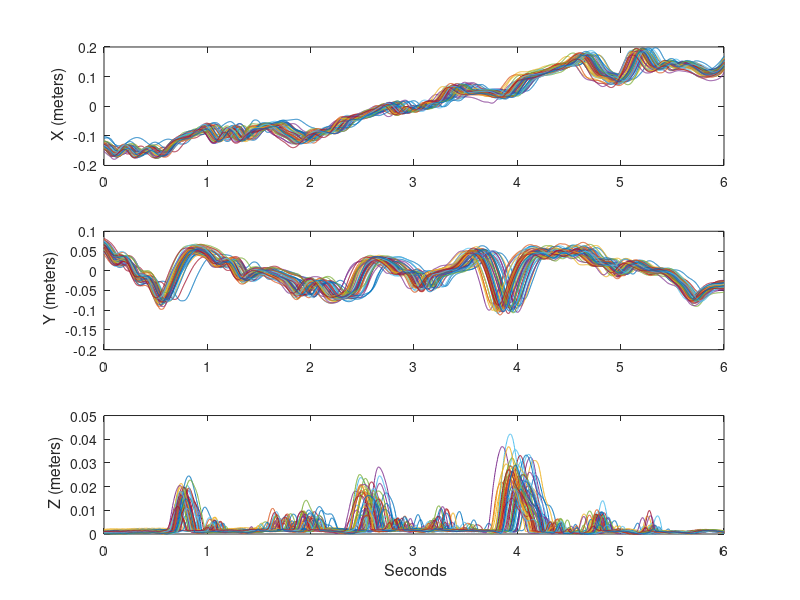

Here is the MATLAB script that generated this plot: (Note: this script raises an error after producing the figure.)

addpath ('c:\matlab7\fdaM')
addpath ('c:\matlab7\fdaM\examples\handwrit')

%  Last modified 15 December 2004

%  ------------------------------------------------------------
%            Analyses of 50 productions of the 
%           Chinese characters for "Statistics"
%  ------------------------------------------------------------

%  The data are in file Chinastat.txt in the form of 
%  of lines containing three values, corresponding to X, Y and Z
%  coordinates.  There is a line for each of 2401 time values 
%  equally spaced between 0 and 6 seconds, and these are nested within
%  50 replications, for a total of 120050 lines.   
%  The coordinate values are in metres, and X is the horizontal 
%  direction on the writing surface, Y the vertical direction on 
%  the surface, and Z is perpendicular to the writing surface.

%   load previous analysis results

load chinastat

%  Input the data

load chinastat.txt

XYZ = reshape(chinastat, [2401,50,3])./1000;

%  set up the time values

n   = 2401;
sec = linspace(0,6,n)';
records = 1:50;

%  set up functions to be smoothed

X = XYZ(:,:,1);
Y = XYZ(:,:,2);
Z = XYZ(:,:,3);

%  plot each of the coordinate directions

subplot(3,1,1)
plot(sec, X, '-')
ylabel('\fontsize{16} X (meters)')
subplot(3,1,2)
plot(sec, Y, '-')
ylabel('\fontsize{16} Y (meters)')
subplot(3,1,3)
plot(sec, Z, '-')
xlabel('\fontsize{16} Seconds')
ylabel('\fontsize{16} Z (meters)')

%  set up basis for smoothing
%  knots at every 10 seconds ensures enough resolution
%  given what is known about muscle dynamics

nbasis     = 606;
norder     =   7;  %  order 7 for a smooth 3rd deriv.
chinabasis = create_bspline_basis([0,6],nbasis,norder);
lambda     = 1e-14;   %  gives std err of 0.5 mm
XYZsmthfdPar = fdPar(chinabasis, 5, lambda);

%  smooth all three coordinates

[XYZfd, df, gcv] = smooth_basis(sec, XYZ, XYZsmthfdPar);

%  display standard error

XYZhat = eval_fd(sec, XYZfd);
XYZres = XYZ - XYZhat;
XYZvar = sum(sum(sum(XYZres.^2)))./(150*(n - df));
XYZstderr = sqrt(XYZvar)

%     0.00045  Signal-to-noise ratio of about 400 to 1

%  display third X-derivatives

D3XYZ = eval_fd(sec, XYZfd, 3);

subplot(3,1,1)
plot(sec, D3XYZ(:,:,1), '-')
ylabel('\fontsize{16} D^3 X')
axis([0,6,-500,500])
subplot(3,1,2)
plot(sec, D3XYZ(:,:,2), '-')
ylabel('\fontsize{16} D^3 Y')
axis([0,6,-500,500])
subplot(3,1,3)
plot(sec, D3XYZ(:,:,3), '-')
ylabel('\fontsize{16} D^3 Z')
axis([0,6,-500,500])

%  Compute tangential accelerations

D2X  = eval_fd(sec, XYZfd(:,1), 2);
D2Y  = eval_fd(sec, XYZfd(:,2), 2);
D2XY = sqrt(D2X.^2 + D2Y.^2);

%  plot tangential accelerations

subplot(1,1,1)
plot(sec, D2XY, '-')
axis([0,6,0,30])
xlabel('\fontsize{19} Seconds')
ylabel('\fontsize{19} Tangential Acceleration')

%  set up array of first derivative values

DXYZ = eval_fd(sec, XYZfd, 1);

%  plot first derivatives

subplot(3,1,1)
plot(sec, DXYZ(:,:,1), '-')
ylabel('\fontsize{16} D X')
axis([0,6,-1,1])
subplot(3,1,2)
plot(sec, DXYZ(:,:,2), '-')
ylabel('\fontsize{16} D Y')
axis([0,6,-1,1])
subplot(3,1,3)
plot(sec, DXYZ(:,:,3), '-')
ylabel('\fontsize{16} D Z')
axis([0,6,-1,1])

%  set up functional data object for first derivatives

nDbasis     = 605;
norder      =   6;
chinaDbasis = create_bspline_basis([0,6],nDbasis,norder);
lambda      = 1e-14;   %  gives std err of 0.5 mm
DXYZsmthfdPar = fdPar(chinaDbasis, 4, lambda);

%  smooth the derivatives

DXYZfd = smooth_basis(sec, DXYZ, DXYZsmthfdPar);

DXYZsmo = eval_fd(sec, DXYZfd);

DXYZmean = squeeze(mean(DXYZsmo, 2));

%  ------------------------------------------------------
%                   Registration phases
%  Registration takes place in two phases:
%  In the first, landmark registration is used.  The
%  landmarks are the peaks in the Z-coordinate during
%  the three major strokes that separate the characters,
%  during which the pen is raised.
%  The second phase consists of continuously registering
%  the landmark-registered curves.  This goes faster and
%  is more stable because the bulk of the registration
%  is already done with the faster landmark registration
%  process.
%  First derivatives and coordinates are registered 
%  separately.  This is because the first derivatives
%  are the base variables for estimating the differential
%  equations that model the pen velocities along X, Y and
%  Z coordinates.  Coordinate values are mainly used only
%  for displaying results.
%  ------------------------------------------------------


%  plot mean Z function and locate times of the
%  three major crossings, corresponding to raised strokes
%  separating characters

plot(sec, DXYZmean(:,3), '-', [0,6], [0,0], 'r:')
ginput(3)

%  Register first derivatives using landmark registration
%  The landmarks are the three peaks in Z separating
%  the characters.


Zpeaktimes = [0.795,2.537,4.016];

%  locate peak times for each record

Zcross = zeros(50,3,2);
subplot(1,1,1)
for i=records
    lhdl = plot(sec, DXYZ(:,i,3), '-');
    set(lhdl, 'LineWidth', 2)
    hold on
    lhdl = plot(sec, DXYZmean(:,3), '--', ...
                [0,6], [0,0], 'r:', ...
                [0.795,0.795], [-0.25,0.25], 'r--', ...
                [2.537,2.537], [-0.25,0.25], 'r--', ...
                [4.016,4.016], [-0.25,0.25], 'r--');
    set(lhdl, 'LineWidth', 1)
    axis([0,6,-.25,.25])
    title(['Record ',num2str(i)])
    hold off
    Zcross(i,:,:) = ginput(3);
end

Zcross = Zcross(:,:,1);  %  ignore y coordinates

plot(Zcross(:,1), Zcross(:,2), 'o')
plot(Zcross(:,1), Zcross(:,3), 'o')
plot(Zcross(:,2), Zcross(:,3), 'o')

mean(Zcross)
%    0.7772    2.5642    3.9946

sqrt(var(Zcross))
%    0.0452    0.0772    0.0808

%  set up basis for landmark registraton

nwbasis = 7;
nworder = 4;
wbreaks = [0, Zpeaktimes, 6];
wbasis  = create_bspline_basis([0,6], nwbasis, nworder, wbreaks);
WfdPar  = fdPar(wbasis);

%  register the first derivatives 

[DXYZregfd, warpfd, Wfd] = ...
    landmarkreg(DXYZfd, Zcross, Zpeaktimes, WfdPar, 1);

%  plot the registered and unregistered first derivatives

DXYZreg = eval_fd(sec, DXYZregfd);

for j=1:3
    subplot(2,1,1)
    plot(sec, squeeze(DXYZreg(:,:,j)), '-')
    subplot(2,1,2)
    plot(sec, squeeze(DXYZ(:,:,j)), '-')
    pause
end

%  register the coordinates 

[XYZregfd, warpfd, Wfd] = ...
    landmarkreg(XYZfd, Zcross, Zpeaktimes, WfdPar, 1);

%  plot the registered and unregistered coordinates

XYZreg = eval_fd(sec, XYZregfd);

for j=1:3
    subplot(2,1,1)
    plot(sec, squeeze(XYZreg(:,:,j)), '-')
    subplot(2,1,2)
    plot(sec, squeeze(XYZ(:,:,j)), '-')
    pause
end

%  compute the mean landmark-registered derivatives

DXYZmean = zeros(2401,1,3);
for j=1:3
    DXYZmean(:,1,j) = mean(squeeze(DXYZreg(:,:,j)),2);
end

DXYZmeanfd = smooth_basis(sec, DXYZmean, DXYZsmthfdPar);

%  now refine the registration using continuous registration

%  set up basis for continuous registration

wnbasis = 23;
wbasis  = create_bspline_basis([0,6],wnbasis);
Wfd0    = fd(zeros(wnbasis,50),wbasis);
Wfd0Par = fdPar(Wfd0);

%  set arrays and parameters for continuous registration

periodic = 0;
crit     = 2;
conv     = 1e-4;
iterlim  = 40;
dbglev   = 1;

%  carry out the continuous registration

[DXYZregfd, Wfd] = ...
      registerfd(DXYZmeanfd, DXYZregfd, Wfd0Par, ...
                   periodic, crit, conv, iterlim, dbglev);

%  plot the registered and unregistered curves

DXYZreg = eval_fd(sec, DXYZregfd);
for j=1:3
    subplot(2,1,1)
    plot(sec, squeeze(DXYZreg(:,:,j)), '-')
    subplot(2,1,2)
    plot(sec, squeeze(DXYZ(:,:,j)), '-')
    pause
end

%  carry out the continuous registration of the coordinates

XYZmeanfd = mean(XYZregfd);

coefw   = getcoef(Wfd);
Wfd0    = fd(coefw,wbasis);
Wfd0Par = fdPar(Wfd0);

iterlim = 1;
XYZregfd = registerfd(XYZmeanfd, XYZregfd, Wfd0Par, ...
                   periodic, crit, conv, iterlim, dbglev);

%  plot the registered and unregistered curves

XYZreg = eval_fd(sec, XYZregfd);
for j=1:3
    subplot(2,1,1)
    plot(sec, squeeze(XYZreg(:,:,j)), '-')
    subplot(2,1,2)
    plot(sec, squeeze(XYZ(:,:,j)), '-')
    pause
end

%  plot selected curves

XYZmean = eval_fd(sec, XYZmeanfd);
i = 22;
for j=1:3
    subplot(2,1,1)
    plot(sec, squeeze(XYZreg(:,i,j)), 'b-', ...
         sec, XYZmean(:,j), 'g--', ...
         [0,6], [0,0], 'r:')
    title(['Record ',num2str(i)])
    subplot(2,1,2)
    plot(sec, squeeze(DXYZreg(:,i,j)), 'b-', ...
         sec, DXYZmean(:,j), 'g--', ...
         [0,6], [0,0], 'r:')
    pause
end

%  compute registered tangential accelerations

D2XYZreg = eval_fd(sec, DXYZregfd, 1);
D2XYZregfd = smooth_basis(sec, D2XYZreg, chinabasis);
D2XYreg  = sqrt(D2XYZreg(:,:,1).^2 + ...
                D2XYZreg(:,:,2).^2);

D2XYZmeanfd = mean(D2XYZregfd);

D2XYZmean = eval_fd(sec, D2XYZmeanfd);

%  plot tangential accelerations

subplot(2,1,1)
plot(sec, D2XY, '-')
axis([0,6,0,25])
ylabel('\fontsize{12} Tan. Accel.')

subplot(2,1,2)
plot(sec, D2XYreg, '-')
axis([0,6,0,25])
xlabel('\fontsize{12} Seconds')
ylabel('\fontsize{12} Reg. Tan. Accel.')

subplot(1,1,1)
plot(sec, D2XYreg, '-')
axis([0,6,0,25])
xlabel('\fontsize{19} Seconds')
ylabel('\fontsize{19} Tangential Acceleration')

%  phase-plane plots

for i=records
    subplot(1,2,1)
    lhdl = plot(DXYZreg(:,i,1), D2XYZreg(:,i,1), '-', ...
         [0,0], [-20,20], 'r:', ...
         [-1,1], [0,0], 'r:');
    set(lhdl, 'LineWidth', 2)
    title(['Record ',num2str(i)])
    axis([-1,1,-20,20])
    subplot(1,2,2)
    lhdl = plot(DXYZreg(:,i,2), D2XYZreg(:,i,2), '-', ...
         [0,0], [-20,20], 'r:', ...
         [-1,1], [0,0], 'r:');
    set(lhdl, 'LineWidth', 2)
    axis([-1,1,-20,20])
    pause
end

%  plot second derivative

%  two panel plot

for i=records
    subplot(2,1,1)
    lhdl = plot(sec, D2XYZreg(:,i,1), '-', ...
                [0,6], [0,0], 'r:');
    set(lhdl, 'LineWidth', 2)
    hold on
    for j=1:24
        xvl = j*0.24;
        plot([xvl,xvl],[-20,20],'g--')
    end
    hold off
    title(['Record ',num2str(i)])
    axis([0,6,-20,20])
    subplot(2,1,2)
    lhdl = plot(sec, D2XYZreg(:,i,2), '-', ...
                [0,6], [0,0], 'r:');
    set(lhdl, 'LineWidth', 2)
    hold on
    for j=1:24
        xvl = j*0.24;
        plot([xvl,xvl],[-20,20],'g--')
    end
    hold off
    axis([0,6,-20,20])
    pause
end

% single panel plot

for i=records
    subplot(1,1,1)
    lhdl = plot(sec, D2XYZreg(:,i,1), 'b-', ...
                sec, D2XYZreg(:,i,2), 'g-', ...
                [0,6], [0,0], 'r:');
    set(lhdl, 'LineWidth', 2)
    hold on
    for j=1:24
        xvl = j*0.24;
        plot([xvl,xvl],[-20,20],'r--')
    end
    for j=1:3
        lhdl = plot([landmarktimes(j),landmarktimes(j)], ...
                    [-20,20], 'm-');
        set(lhdl, 'LineWidth', 2)
    end
    hold off
    title(['Record ',num2str(i)])
    axis([0,6,-20,20])
    pause
end

%  plot third derivatives

D3XYZreg   = eval_fd(sec, DXYZregfd, 2);
D3XYZregfd = smooth_basis(sec, D3XYZreg, chinabasis);

D3XYZmeanreg = squeeze(mean(D3XYZreg, 2));

for i=records
    subplot(2,1,1)
    lhdl = plot(sec, D3XYZreg(:,i,1), '-', ...
                [0,6], [0,0], 'r:');
    set(lhdl, 'LineWidth', 2)
    title(['Record ',num2str(i)])
    axis([0,6,-500,500])
    subplot(2,1,2)
    lhdl = plot(sec, D3XYZreg(:,i,2), '-', ...
                [0,6], [0,0], 'r:');
    set(lhdl, 'LineWidth', 2)
    axis([0,6,-500,500])
    pause
end

%  plot characters

subplot(1,1,1)
for i=records
    landmarks = zeros(3,2);
    for j=1:3
        landmarks(j,1) = eval_fd(landmarktimes(j), Xfd(i));
        landmarks(j,2) = eval_fd(landmarktimes(j), Yfd(i));
    end
    lhdl = plot(X(:,i), Y(:,i), '-');
    hold on
    for j=1:3
        plot(landmarks(j,1),landmarks(j,2),'o')
    end
    hold off
    pause
end

%  plot mean character

%  plot XY coordinates below a threshold

thresh = 0.0023;
inddn  = find(XYZmean(:,3) <= thresh);
indup  = find(XYZmean(:,3) >  thresh);
indtm  = 1:50:2401;

figure(1)
subplot(1,1,1)
for igap=50
    indtm  = 1:igap:2401;
    plot(XYZmean(inddn,1), XYZmean(inddn,2), 'b.')
    title(['\fontsize{19} Circles every ',num2str(1000*igap/400), ...
           ' milliseconds'])
    hold on
    lhdl = plot(XYZmean(:,1), XYZmean(:,2), 'r:');
    set(lhdl, 'LineWidth', 1)
    plot(XYZmean(indtm,1), XYZmean(indtm,2), 'ro')
    hold off
    pause
end

%  plot Z coordinate

figure(2)
subplot(1,1,1)
lhdl   = plot(sec(inddn), XYZmean(inddn,3), 'b.', ...
              sec(indup), XYZmean(indup,3), 'go', ...
              [0,6], [thresh, thresh], 'g--');
set(lhdl, 'LineWidth', 1)

%   ---------------------------------------------------------
%                   Principal Differential Analysis
%   ---------------------------------------------------------

%  set up a basis for constant coefficients

conbasis = create_constant_basis([0,6]);
zerofd   = fd(0, conbasis);
onesfd   = fd(ones(1,50),conbasis);

%  set up cell array for output functions

xfdcell{1,1} = XYZfd(:,1);
xfdcell{2,1} = XYZfd(:,2);

%  set up 2 by 2 by 3 cell array for derivative weight functions

lambda = 0;

bwtcell{1,1,1} = fdPar(zerofd,     0, lambda, 0);  
% unestimated zero constant
bwtcell{1,1,2} = fdPar(chinabasis, 2, lambda, 1);  
% estimated coefficient
bwtcell{1,1,3} = fdPar(chinabasis, 2, lambda, 1);  
% estimated coefficient

bwtcell{1,2,1} = fdPar(zerofd,     0, lambda, 0);  
% unestimated zero constant
bwtcell{1,2,2} = fdPar(zerofd,     0, lambda, 0);  
% unestimated zero constant
bwtcell{1,2,3} = fdPar(zerofd,     0, lambda, 0);  
% unestimated zero constant

bwtcell{2,1,1} = fdPar(zerofd,     0, lambda, 0);  
% unestimated zero constant
bwtcell{2,1,2} = fdPar(zerofd,     0, lambda, 0);  
% unestimated zero constant
bwtcell{2,1,3} = fdPar(zerofd,     0, lambda, 0);  
% unestimated zero constant

bwtcell{2,2,1} = fdPar(zerofd,     0, lambda, 0);  
% unestimated zero constant
bwtcell{2,2,2} = fdPar(chinabasis, 2, lambda, 1);  
% estimated coefficient
bwtcell{2,2,3} = fdPar(chinabasis, 2, lambda, 1);  
% estimated coefficient

%  set up cell array for constant forcing functions

ufdcell{1,1} = onesfd;
ufdcell{2,1} = onesfd;

%  set up cell array for forcing function weight functions

awtcell{1,1} = fdPar(fd(0,conbasis), 0, 0, 1);
awtcell{2,1} = fdPar(fd(0,conbasis), 0, 0, 0);

%  carry out the PDA

[bfdcell, resfdcell, afdcell] = ...
    pdacell(xfdcell, bwtcell, awtcell, ufdcell, 3, n);

subplot(2,1,1)
plot(afdcell{1,1})
subplot(2,1,2)
plot(afdcell{2,1})

subplot(2,1,1)
plot(getfd(bfdcell{1,1,2}))
subplot(2,1,2)
plot(getfd(bfdcell{1,1,3}))

subplot(2,1,1)
plot(getfd(bfdcell{2,2,2}))
subplot(2,1,2)
plot(getfd(bfdcell{2,2,3}))

subplot(2,1,1)
plot(resfdcell{1})
subplot(2,1,2)
plot(resfdcell{2})

%  ------------
%  X-coordinate
%  ------------

%  set up cell array for output functions

clear xfdcell
xfdcell{1} = XYZfd(:,1);

%  set up 2 by 2 by 3 cell array for derivative weight functions

lambda = 1e-8;

clear bwtcell
bwtcell{1,1} = fdPar(zerofd,     0, lambda, 0);  % unestimated zero constant
bwtcell{1,2} = fdPar(chinabasis, 2, lambda, 1);  % estimated coefficient
bwtcell{1,3} = fdPar(chinabasis, 2, lambda, 1);  % estimated coefficient

%  set up cell array for X forcing function

slopebasis = create_monomial_basis([0,6],2);
slopefd    = smooth_basis(sec, (sec-3)*ones(1,50), slopebasis);
clear ufdcell
ufdcell{1} = slopefd;

%  set up cell array for forcing function weight functions

clear awtcell
awtcell{1} = fdPar(fd(0,conbasis), 0, 0, 1);

%  carry out the PDA

[bfdcell, afdcell, resfdcell] = ...
    pdacell(xfdcell, bwtcell, awtcell, ufdcell, 3, n);

getcoef(getfd(afdcell{1}))

subplot(2,1,1)
bvec1 = eval_fd(sec,getfd(bfdcell{1,2})); 
plot(sec, bvec1, '-')
subplot(2,1,2)
bvec2 = eval_fd(sec,getfd(bfdcell{1,3})); 
plot(sec, bvec2, '-')

subplot(1,1,1)
resmat = eval_fd(sec, resfdcell{1});
plot(sec, resmat, '-', sec, D3XYZmeanreg(:,1), '--')

subplot(1,1,1)
resmat = eval_fd(sec, resfdcell{1});
plot(sec, mean(resmat, 2), '-', sec, D3XYZmeanreg(:,1), '--')

%  solve equation for functions spanning the null space of
%  the homogeneous operator

odeoptions = [];
ystart = eye(3);

dy = derivcell(0, ystart(:,1), bfdcell)

yp1 = zeros(n, 3);
yp1(:,1) = 1;

[tp2, yp2] = ode45(@derivcell, sec, ystart(:,2), odeoptions, bfdcell);
[tp3, yp3] = ode45(@derivcell, sec, ystart(:,3), odeoptions, bfdcell);

%  ------------
%  Y-coordinate
%  ------------

%  set up cell array for output functions

clear yfdcell
yfdcell{1} = XYZregfd(:,2);

%  set up 2 by 2 by 3 cell array for derivative weight functions

lambda = 1e-10;

clear bwtcell
bwtcell{1,1} = fdPar(zerofd,     0, lambda, 0);  
% unestimated zero constant
bwtcell{1,2} = fdPar(chinabasis, 2, lambda, 1);  
% estimated coefficient
bwtcell{1,3} = fdPar(chinabasis, 2, lambda, 1);  
% estimated coefficient

clear ufdcell
ufdcell = {};

%  set up cell array for forcing function weight functions

clear awtcell
awtcell = {};

%  carry out the PDA

[bfdcell, afdcell, resfdcell] = ...
    pdacell(yfdcell, bwtcell, awtcell, ufdcell, 3, n);

figure(1)
subplot(2,1,1)
bvec1 = eval_fd(sec,getfd(bfdcell{1,2})); 
plot(sec, bvec1, '-', ...
     [0,6], [0,0], 'r:')
axis([0,6,-100,1200])
ylabel('\fontsize{16} \beta_1')
subplot(2,1,2)
bvec2 = eval_fd(sec,getfd(bfdcell{1,3})); 
plot(sec, bvec2, '-', ...
     [0,6], [0,0], 'r:')
ylabel('\fontsize{16} \beta_2')
axis([0,6,-50,50])

figure(2)
subplot(1,1,1)
resmat = eval_fd(sec, resfdcell{1});
plot(sec, resmat, '-', sec, D3XYZmeanreg(:,1), '--')
axis([0,6,-500,500])

subplot(1,1,1)
resmat = eval_fd(sec, resfdcell{1});
plot(sec, mean(resmat, 2), '-', ...
     sec, D3XYZmeanreg(:,1), '--', ...
     [0,6], [0,0], 'r:')
axis([0,6,-500,500])

%  solve equation for functions spanning the null space of
%  the homogeneous operator

odeset(odeoptions, 'RelTol', 1e-7);
ystart = eye(3);

yp1 = zeros(n, 3);
yp1(:,1) = 1;

[tp2, yp2] = ode45(@derivcell, sec, ystart(:,2), odeoptions, bfdcell);
[tp3, yp3] = ode45(@derivcell, sec, ystart(:,3), odeoptions, bfdcell);

%  plot solutions

yarray = zeros(n,3,3);
yarray(:,:,1) = yp1;
yarray(:,:,2) = yp2;
yarray(:,:,3) = yp3;

figure(3)
for j=1:3
    subplot(3,1,1)
    plot(sec, yarray(:,1,j), '-', [0,6], [0,0], 'r:')
    ylabel('\fontsize{16} y')
    title(['\fontsize{16} Solution ',num2str(j)])
    subplot(3,1,2)
    plot(sec, yarray(:,2,j), '-', [0,6], [0,0], 'r:')
    ylabel('\fontsize{16} Dy')
    subplot(3,1,3)
    plot(sec, yarray(:,3,j), '-', [0,6], [0,0], 'r:')
    ylabel('\fontsize{16} D^2y')
    pause
end

%  reconstruct each curve and its derivatives

%  Y - curves

figure(5)
subplot(1,1,1)
Zmat = squeeze(yarray(:,1,:));
for i=records
    coef  = Zmat\XYZreg(:,i,2);
    yhat = Zmat*coef;
    plot(sec, XYZreg(:,i,2), '-', sec, yhat, '--', ...
         [0,6], [0,0], 'r:');
    title(['\fontsize{16} Record ',num2str(i)])
    pause
end

%  Y - first derivatives

subplot(1,1,1)
Zmat = squeeze(yarray(:,2,:));
for i=records
    coef  = Zmat\DXYZreg(:,i,2)
    Dyhat = Zmat*coef;
    plot(sec, DXYZreg(:,i,2), '-', sec, Dyhat, '--', ...
         [0,6], [0,0], 'r:');
    title(['\fontsize{16} Record ',num2str(i)])
    pause
end

%  Y - second derivatives

subplot(1,1,1)
Zmat = squeeze(yarray(:,3,:));
for i=records
    coef  = Zmat\D2XYZreg(:,i,2)
    D2yhat = Zmat*coef;
    plot(sec, D2XYZreg(:,i,2), '-', sec, D2yhat, '--', ...
         [0,6], [0,0], 'r:');
    title(['\fontsize{16} Record ',num2str(i)])
    pause
end

%  -----------------------------------------------------------
%             First derivative of Y coordinates
%  -----------------------------------------------------------

%  set up cell array for output functions

clear yfdcell
yfdcell{1} = DXYZregfd(:,2);

%  set up 2 by 2 by 3 cell array for derivative weight functions

lambda = 0;

clear bwtcell
bwtcell{1,1} = fdPar(chinabasis, 2, lambda, 1);  
% estimated coefficient
bwtcell{1,2} = fdPar(chinabasis, 2, lambda, 1);  
% estimated coefficient

clear ufdcell
ufdcell = {};

%  set up cell array for forcing function weight functions

clear awtcell
awtcell = {};

%  carry out the PDA

[bfdcell, afdcell, resfdcell] = ...
    pdacell(yfdcell, bwtcell, awtcell, ufdcell, 2, n);

% xfdcell{1} = DXYZregfd(:,2);
% xfdcell{2} = D2XYZregfd(:,2);
% 
% clear betacell
% betacell{1} = fdPar(chinabasis, 2, lambda, 1);  
% betacell{2} = fdPar(chinabasis, 2, lambda, 1);  
% 
% [betaestcell, yhatfdobj] = fRegress(-D3XYZregfd(:,2), xfdcell, betacell);
% 
% bfdcell{1,1} = betaestcell{1};
% bfdcell{1,2} = betaestcell{2};

figure(1)
subplot(2,1,1)
bvec1 = eval_fd(sec,getfd(bfdcell{1,1})); 
plot(sec, bvec1, '-', ...
     [0,6], [0,0], 'r:')
axis([0,6,-200,1500])
ylabel('\fontsize{16} \beta_1')
subplot(2,1,2)
bvec2 = eval_fd(sec,getfd(bfdcell{1,2})); 
plot(sec, bvec2, '-', ...
     [0,6], [0,0], 'r:')
ylabel('\fontsize{16} \beta_2')
axis([0,6,-50,50])

figure(2)
subplot(1,1,1)
resmat = eval_fd(sec, resfdcell{1});
plot(sec, mean(resmat, 2), '-', ...
     sec, D3XYZmeanreg(:,1), '--', ...
     [0,6], [0,0], 'r:')
axis([0,6,-500,500])

%  solve equation for functions spanning the null space of
%  the homogeneous operator

odeset(odeoptions, 'RelTol', 1e-7);
ystart = eye(2);
ystart(1,1) = DXYZmean(1,1,2);
ystart(2,2) = D2XYZmean(1,1,2);

[tp1, yp1] = ode45(@derivcell, sec, ystart(:,1), odeoptions, bfdcell);
[tp2, yp2] = ode45(@derivcell, sec, ystart(:,2), odeoptions, bfdcell);

% coef = [getcoef(getfd(bfdcell{1})), getcoef(getfd(bfdcell{2}))];
% wfd = fd(coef, chinabasis);
% 
% global wfd
% 
% [tp1, yp1] = ode45(@derivs, sec, ystart(:,1), odeoptions);
% [tp2, yp2] = ode45(@derivs, sec, ystart(:,2), odeoptions);

%  plot solutions

yarray = zeros(n,2,2);
yarray(:,:,1) = yp1;
yarray(:,:,2) = yp2;

figure(3)
for j=1:2
    subplot(2,1,1)
    plot(sec, yarray(:,1,j), '-', [0,6], [0,0], 'r:')
    ylabel('\fontsize{16} y')
    title(['\fontsize{16} Solution ',num2str(j)])
    subplot(2,1,2)
    plot(sec, yarray(:,2,j), '-', [0,6], [0,0], 'r:')
    ylabel('\fontsize{16} Dy')
    pause
end

%  reconstruct each curve and its derivatives

%  Y - curves

figure(5)
subplot(1,1,1)
Zmat = squeeze(yarray(:,1,:));
for i=records
    coef  = Zmat\DXYZreg(:,i,2);
    Dyhat = Zmat*coef;
    plot(sec, DXYZreg(:,i,2), '-', sec, Dyhat, '--', ...
         [0,6], [0,0], 'r:');
    title(['\fontsize{16} Record ',num2str(i)])
    axis([0,6,-1,1])
    pause
end

%  Y - first derivatives

subplot(1,1,1)
Zmat = squeeze(yarray(:,2,:));
for i=records
    coef  = Zmat\DXYZreg(:,i,2)
    Dyhat = Zmat*coef;
    plot(sec, DXYZreg(:,i,2), '-', sec, Dyhat, '--', ...
         [0,6], [0,0], 'r:');
    title(['\fontsize{16} Record ',num2str(i)])
    pause
end

%  Y - second derivatives

subplot(1,1,1)
Zmat = squeeze(yarray(:,3,:));
for i=records
    coef  = Zmat\D2XYZreg(:,i,2)
    D2yhat = Zmat*coef;
    plot(sec, D2XYZreg(:,i,2), '-', sec, D2yhat, '--', ...
         [0,6], [0,0], 'r:');
    title(['\fontsize{16} Record ',num2str(i)])
    pause
end

    
